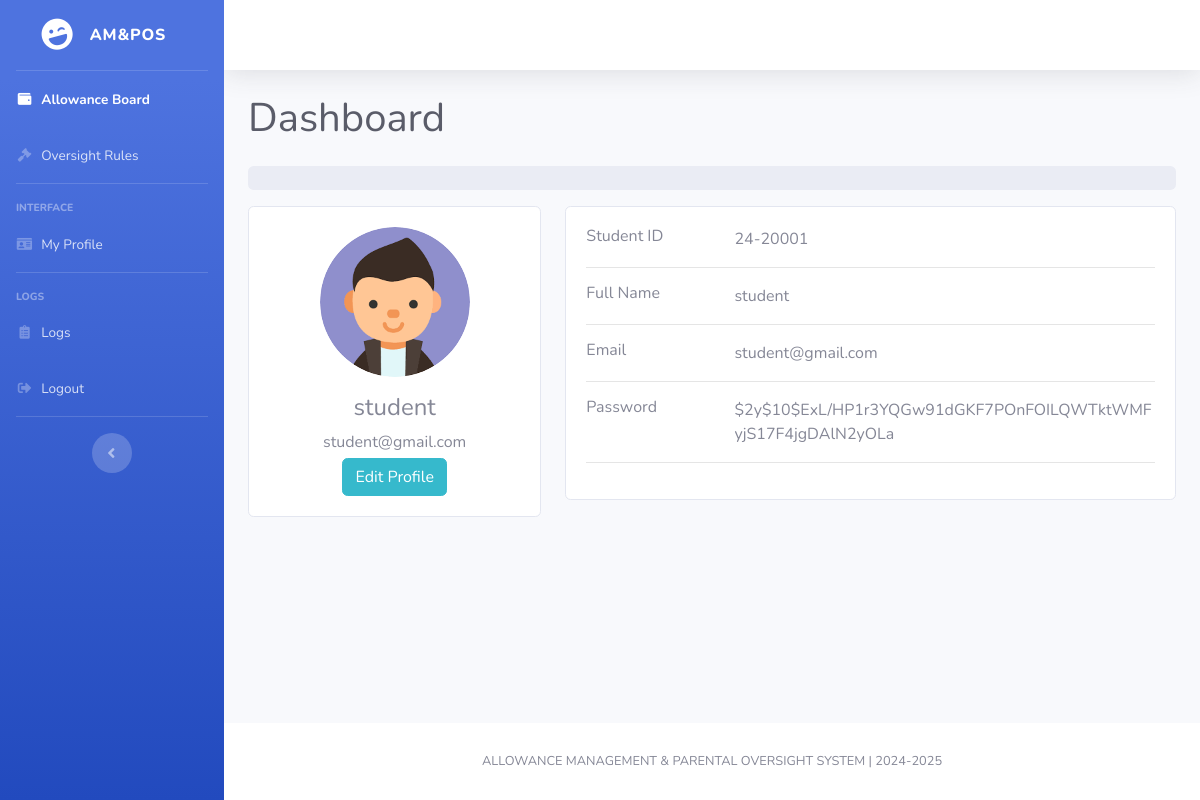
Page /student/profile.php (signed in) on the committed database.
### tables this page shows
CREATE TABLE `student_accounts` (
  `id` int(11) NOT NULL,
  `image` varchar(200) NOT NULL,
  `student_id` varchar(40) NOT NULL,
  `name` varchar(80) NOT NULL,
  `email` varchar(100) NOT NULL,
  `password` varchar(100) NOT NULL,
  `user_type` varchar(20) NOT NULL,
  `date_registered` datetime NOT NULL DEFAULT current_timestamp()
);

### student/profile.php (the view, shortened to what this page needs)
<?php
    include("../components/student-header.php");
    $select_user = $connForAccounts->prepare("SELECT * FROM `student_accounts` WHERE id = ? LIMIT 1");
    $select_user->execute([$user_id]);
    $user = $select_user->fetch(PDO::FETCH_ASSOC);
?>
<div id="content">
    <?php include("../components/topbar.php"); ?>
    <div class="container-fluid">
        <div class="d-sm-flex align-items-center justify-content-between mb-4">
            <h1 class="mb-0 text-gray-800">Dashboard</h1>
        </div>
        <div class="main-body">
    <nav aria-label="breadcrumb" class="main-breadcrumb">
      <ol class="breadcrumb">
      </ol>
    </nav>
    <div class="row gutters-sm">
        <div class="col-md-4 mb-3">
            <div class="card">
                <div class="card-body">
                    <div class="d-flex flex-column align-items-center text-center">
                        <img src="<?php echo "../image/profile/" . $user['image']; ?>" alt="profile" class="rounded-circle" width="150">
                        <div class="mt-3">
                            <h4><?php echo ($user['name']); ?></h4>
                            <p class="text-secondary mb-1"><?php echo ($user['email']); ?></p>
                            <button type="button" class="btn btn-info" data-toggle="modal" data-target="#profileModal">
                                Edit Profile
                            </button>
                        </div>
                    </div>
                </div>
            </div>
        </div>
        <div class="col-md-8">
            <div class="card mb-3">
                <div class="card-body">
                    <div class="row">
                        <div class="col-sm-3">
                            <h6 class="mb-0">Student ID</h6>
                        </div>
                        <div class="col-sm-9 text-secondary">
                            <?php echo ($user['student_id']); ?>
                        </div>
                    </div>
                    <hr>
                    <div class="row">
                        <div class="col-sm-3">
                            <h6 class="mb-0">Full Name</h6>
                        </div>
                        <div class="col-sm-9 text-secondary">
                            <?php echo ($user['name']); ?>
                        </div>
                    </div>
                    <hr>
                    <div class="row">
                        <div class="col-sm-3">
                            <h6 class="mb-0">Email</h6>
                        </div>
                        <div class="col-sm-9 text-secondary">
                            <?php echo ($user['email']); ?>
                        </div>
                    </div>
                    <hr>
                    <div class="row">
                        <div class="col-sm-3">
                            <h6 class="mb-0">Password</h6>
                        </div>
                        <div class="col-sm-9 text-secondary">
                            <?php echo ($user['password']); ?>
                        </div>
                    </div>
                    <hr>
                </div>
            </div>
        </div>
    </div>
</div>
    </div>
</div>
<?php include("../components/footer.php"); ?>
</div>
</div>
</body>
</html>

### rows in the picture
student_accounts: image (picture), name "student", email "student@gmail.com", student "24-20001", password "$2y$10$ExL/HP1r3YQGw91dGKF7POnFOILQWTktWMFyjS17F4jgDAlN2yOLa"
